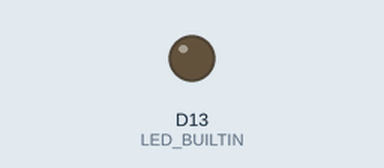
This sketch was run on a simulated Arduino Zero (SAMD21). On the bench: output pins drawn as LEDs (lit = HIGH). What the sketch prints to the serial monitor is not drawn.

Above: at 1.2 s.
At 3.8 s:
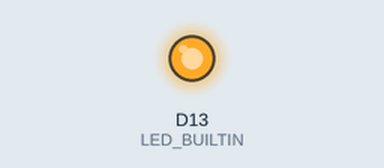
Timing chart, 0 to 6.7 s (numbered marks = the images above):
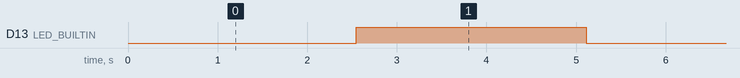

The sketch:

low-speed-transmitter.ino
```cpp
void setup() {
  pinMode(LED_BUILTIN, OUTPUT);
  SerialUSB.begin(2000000);
}

void loop() {
  static int counter = 0;
  SerialUSB.println(counter, DEC);
  counter = (counter + 1) % (1 << 8);
  digitalWrite(LED_BUILTIN, counter >> 7 ? HIGH : LOW);
  delay(20);
}
```

Measured:
- by itself, D13 (LED_BUILTIN): alternates HIGH for 2.6 s and LOW for 2.6 s
